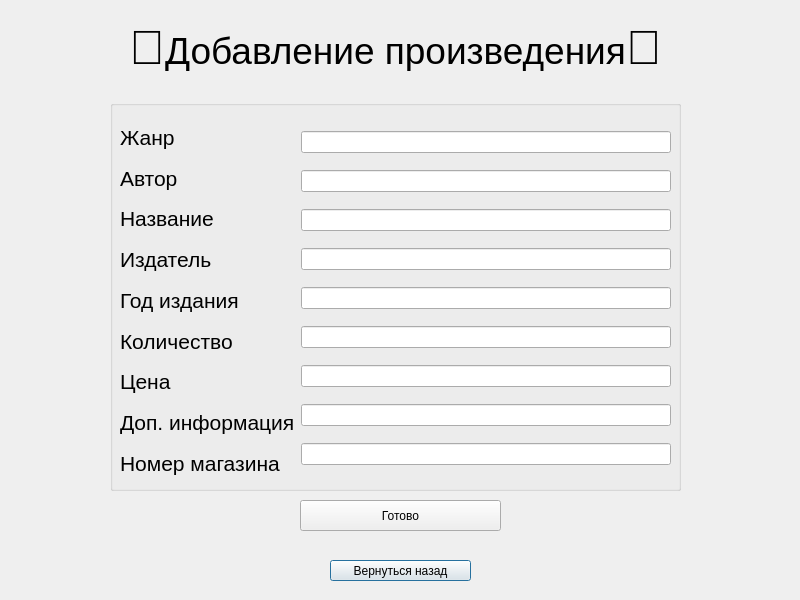
<?xml version="1.0" encoding="UTF-8"?>
<ui version="4.0">
 <class>add_item</class>
 <widget class="QDialog" name="add_item">
  <property name="geometry">
   <rect>
    <x>0</x>
    <y>0</y>
    <width>800</width>
    <height>600</height>
   </rect>
  </property>
  <property name="windowTitle">
   <string>Dialog</string>
  </property>
  <widget class="QLabel" name="label">
   <property name="geometry">
    <rect>
     <x>100</x>
     <y>20</y>
     <width>591</width>
     <height>51</height>
    </rect>
   </property>
   <property name="text">
    <string>&lt;html&gt;&lt;head/&gt;&lt;body&gt;&lt;p align=&quot;center&quot;&gt;&lt;span style=&quot; font-size:36pt;&quot;&gt;📑&lt;/span&gt;&lt;span style=&quot; font-size:28pt;&quot;&gt;Добавление произведения&lt;/span&gt;&lt;span style=&quot; font-size:36pt;&quot;&gt;📑&lt;/span&gt;&lt;/p&gt;&lt;/body&gt;&lt;/html&gt;</string>
   </property>
  </widget>
  <widget class="QGroupBox" name="groupBox">
   <property name="geometry">
    <rect>
     <x>110</x>
     <y>100</y>
     <width>571</width>
     <height>391</height>
    </rect>
   </property>
   <property name="title">
    <string/>
   </property>
   <widget class="QWidget" name="layoutWidget">
    <property name="geometry">
     <rect>
      <x>10</x>
      <y>20</y>
      <width>551</width>
      <height>361</height>
     </rect>
    </property>
    <layout class="QHBoxLayout" name="horizontalLayout">
     <item>
      <layout class="QVBoxLayout" name="verticalLayout">
       <item>
        <widget class="QLabel" name="dfgdfg">
         <property name="text">
          <string>&lt;html&gt;&lt;head/&gt;&lt;body&gt;&lt;p&gt;&lt;span style=&quot; font-size:16pt;&quot;&gt;Жанр&lt;/span&gt;&lt;/p&gt;&lt;/body&gt;&lt;/html&gt;</string>
         </property>
        </widget>
       </item>
       <item>
        <widget class="QLabel" name="dfg">
         <property name="text">
          <string>&lt;html&gt;&lt;head/&gt;&lt;body&gt;&lt;p&gt;&lt;span style=&quot; font-size:16pt;&quot;&gt;Автор&lt;/span&gt;&lt;/p&gt;&lt;/body&gt;&lt;/html&gt;</string>
         </property>
        </widget>
       </item>
       <item>
        <widget class="QLabel" name="titledfgfd">
         <property name="text">
          <string>&lt;html&gt;&lt;head/&gt;&lt;body&gt;&lt;p&gt;&lt;span style=&quot; font-size:16pt;&quot;&gt;Название&lt;/span&gt;&lt;/p&gt;&lt;/body&gt;&lt;/html&gt;</string>
         </property>
        </widget>
       </item>
       <item>
        <widget class="QLabel" name="dfggfd">
         <property name="text">
          <string>&lt;html&gt;&lt;head/&gt;&lt;body&gt;&lt;p&gt;&lt;span style=&quot; font-size:16pt;&quot;&gt;Издатель&lt;/span&gt;&lt;/p&gt;&lt;/body&gt;&lt;/html&gt;</string>
         </property>
        </widget>
       </item>
       <item>
        <widget class="QLabel" name="dfgfgd">
         <property name="text">
          <string>&lt;html&gt;&lt;head/&gt;&lt;body&gt;&lt;p&gt;&lt;span style=&quot; font-size:16pt;&quot;&gt;Год издания&lt;/span&gt;&lt;/p&gt;&lt;/body&gt;&lt;/html&gt;</string>
         </property>
        </widget>
       </item>
       <item>
        <widget class="QLabel" name="fdggfd">
         <property name="text">
          <string>&lt;html&gt;&lt;head/&gt;&lt;body&gt;&lt;p&gt;&lt;span style=&quot; font-size:16pt;&quot;&gt;Количество&lt;/span&gt;&lt;/p&gt;&lt;/body&gt;&lt;/html&gt;</string>
         </property>
        </widget>
       </item>
       <item>
        <widget class="QLabel" name="dfgfgd_2">
         <property name="text">
          <string>&lt;html&gt;&lt;head/&gt;&lt;body&gt;&lt;p&gt;&lt;span style=&quot; font-size:16pt;&quot;&gt;Цена&lt;/span&gt;&lt;/p&gt;&lt;/body&gt;&lt;/html&gt;</string>
         </property>
        </widget>
       </item>
       <item>
        <widget class="QLabel" name="fdgfgd">
         <property name="text">
          <string>&lt;html&gt;&lt;head/&gt;&lt;body&gt;&lt;p&gt;&lt;span style=&quot; font-size:16pt;&quot;&gt;Доп. информация&lt;/span&gt;&lt;/p&gt;&lt;/body&gt;&lt;/html&gt;</string>
         </property>
        </widget>
       </item>
       <item>
        <widget class="QLabel" name="label_2">
         <property name="text">
          <string>&lt;html&gt;&lt;head/&gt;&lt;body&gt;&lt;p&gt;&lt;span style=&quot; font-size:16pt;&quot;&gt;Номер магазина&lt;/span&gt;&lt;/p&gt;&lt;/body&gt;&lt;/html&gt;</string>
         </property>
        </widget>
       </item>
      </layout>
     </item>
     <item>
      <layout class="QVBoxLayout" name="verticalLayout_2">
       <item>
        <widget class="QLineEdit" name="section"/>
       </item>
       <item>
        <widget class="QLineEdit" name="author"/>
       </item>
       <item>
        <widget class="QLineEdit" name="title"/>
       </item>
       <item>
        <widget class="QLineEdit" name="publisher"/>
       </item>
       <item>
        <widget class="QLineEdit" name="publisher_year"/>
       </item>
       <item>
        <widget class="QLineEdit" name="quantity"/>
       </item>
       <item>
        <widget class="QLineEdit" name="price"/>
       </item>
       <item>
        <widget class="QLineEdit" name="additionalinfo"/>
       </item>
       <item>
        <widget class="QLineEdit" name="shopNumber"/>
       </item>
      </layout>
     </item>
    </layout>
   </widget>
  </widget>
  <widget class="QPushButton" name="pushButton">
   <property name="geometry">
    <rect>
     <x>330</x>
     <y>560</y>
     <width>141</width>
     <height>21</height>
    </rect>
   </property>
   <property name="text">
    <string>Вернуться назад</string>
   </property>
  </widget>
  <widget class="QPushButton" name="pushButton_2">
   <property name="geometry">
    <rect>
     <x>300</x>
     <y>500</y>
     <width>201</width>
     <height>31</height>
    </rect>
   </property>
   <property name="text">
    <string>Готово</string>
   </property>
  </widget>
 </widget>
 <resources/>
 <connections/>
</ui>
